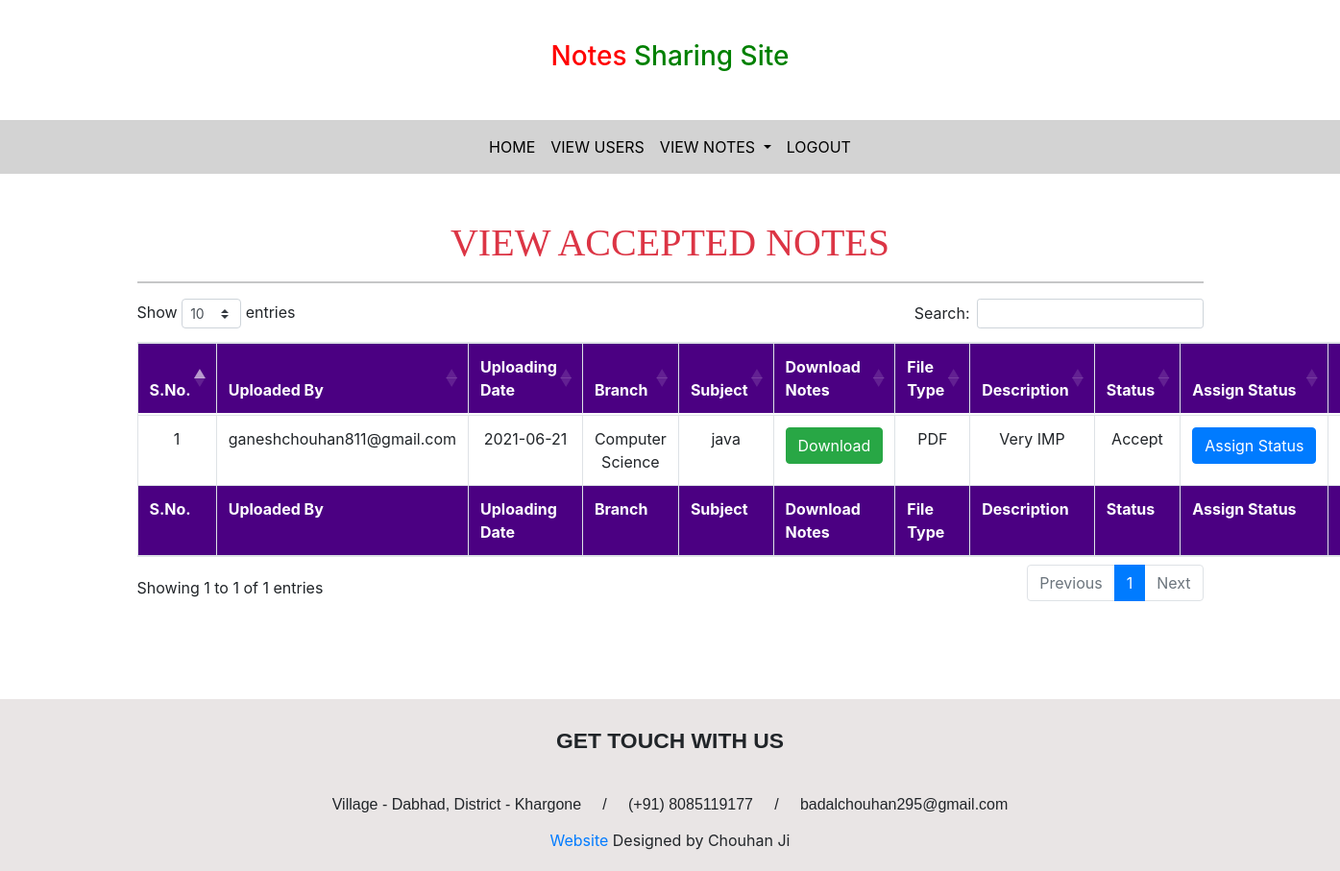
The page /adminapp/accepted/ (signed in) on the database its author committed.
### UserApp/models.py (models this page shows, shortened)
class Notes(models.Model):
    user = models.ForeignKey(User,on_delete=models.CASCADE)
    uploadingdate = models.CharField(max_length=30)
    branch = models.CharField(max_length=40)
    subject = models.CharField(max_length=30)
    notesfile = models.FileField()
    filetype = models.CharField(max_length=30,null=True)
    description = models.CharField(max_length=1000,null=True)
    status = models.CharField(max_length=30)

### AdminApp/views.py (the view)
# urls.py: path('accepted/',accepted,name='accepted'),
def accepted(request):
    if not request.user.is_staff:
        return redirect('adminlogin')
    notes = Notes.objects.filter(status="Accept")
    d = {'notes':notes}
    return render(request, 'accepted.html',d)

### AdminApp/templates/accepted.html (shortened to what this page needs)
{% extends 'adminbase.html' %}{% block body %} {% load static %}
<link rel="stylesheet" href="https://cdnjs.cloudflare.com/ajax/libs/twitter-bootstrap/4.5.2/css/bootstrap.css">
<link rel="stylesheet" href="https://cdn.datatables.net/1.10.25/css/dataTables.bootstrap4.min.css">
<div class="container mt-5">
    <h1 class="text-center text-danger" style="font-family: 'Monotype Corsiva';">VIEW ACCEPTED NOTES</h1>
    <hr>
    <table class="table table-hover table-bordered text-center" id="accepttable">
        <thead style="background-color: indigo; color: white;">
            <tr>
                <th>S.No.</th>
                <th>Uploaded By</th>
                <th>Uploading Date</th>
                <th>Branch</th>
                <th>Subject</th>
                <th>Download Notes</th>
                <th>File Type</th>
                <th>Description</th>
                <th>Status</th>
                <th>Assign Status</th>
                <th>Action</th>
            </tr>
        </thead>
        <tbody>
            {% for i in notes %}
            <tr>
                <td>{{forloop.counter}}</td>
                <td>{{i.user.username}}</td>
                <td>{{i.uploadingdate}}</td>
                <td>{{i.branch}}</td>
                <td>{{i.subject}}</td>
                <td>
                    <a href="{{i.notesfile.url}}" class="btn btn-success" download>Download</a>
                </td>
                <td>{{i.filetype}}</td>
                <td>{{i.description}}</td>
                <td>{{i.status}}</td>
                <td>
                    <a href="{% url 'assignstatus' i.id %}" class="btn btn-primary">Assign&nbsp;Status</a>
                </td>
                <td>
                </td>
            </tr>
            {% endfor %}
        </tbody>
        <tfoot style="background-color: indigo; color: white;">
            <tr>
                <th>S.No.</th>
                <th>Uploaded By</th>
                <th>Uploading Date</th>
                <th>Branch</th>
                <th>Subject</th>
                <th>Download Notes</th>
                <th>File Type</th>
                <th>Description</th>
                <th>Status</th>
                <th>Assign Status</th>
                <th>Action</th>
            </tr>
        </tfoot>
    </table>
</div>
{% endblock %}

### rows shown on the page
Notes: user.username "ganeshchouhan811@gmail.com", uploadingdate "2021-06-21", branch "Computer Science", subject "java", filetype "PDF", description "Very IMP", status "Accept"
